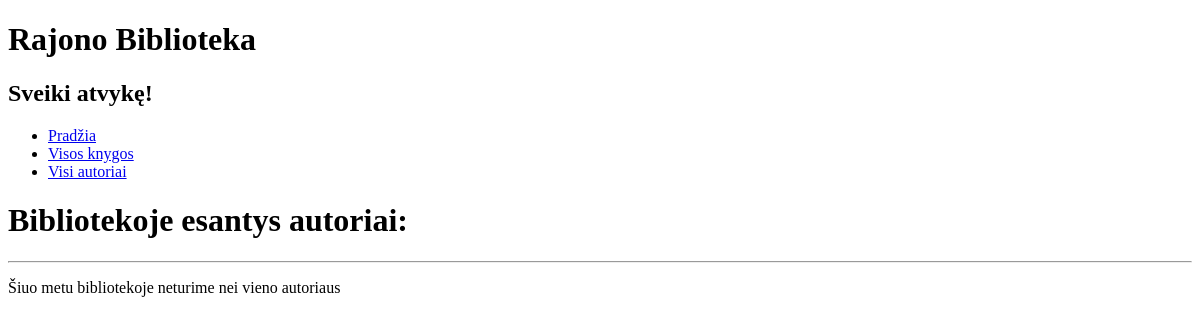
Page /biblioteka/autoriai/ on the earlier database version.
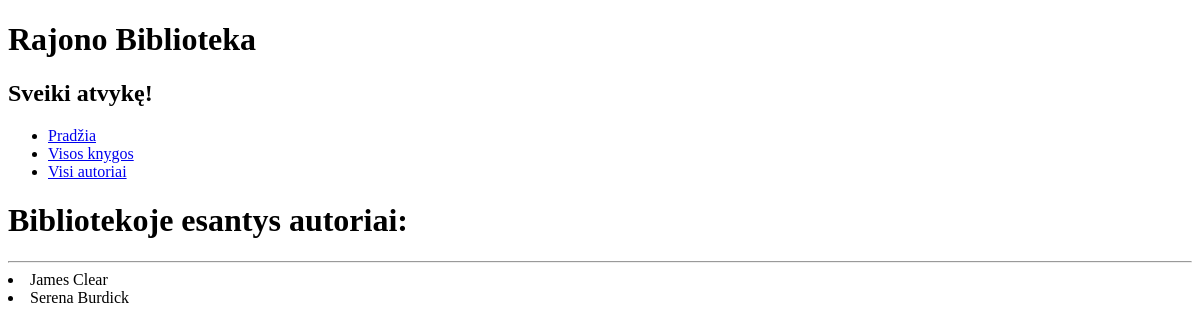
Same page on the later database version.
### biblioteka/models.py (models this page shows)
class Autorius(models.Model):
    autoriaus_v = models.CharField('Vardas', max_length=30)
    autoriaus_p = models.CharField('Pavardė', max_length=30)
    def parodyti_knygas(self):
        return ', '.join(knyga.pavadinimas for knyga in self.knygos.all()[:3])
    parodyti_knygas.short_description = 'Knygos'
    def __str__(self):
        return (f"{self.autoriaus_v} {self.autoriaus_p}")
    class Meta:
        verbose_name = 'Autorius'
        verbose_name_plural = 'Autoriai'

### biblioteka/views.py (the view)
# urls.py: path('autoriai/', views.AutoriaiListView.as_view(), name='autoriai'),
class AutoriaiListView(generic.ListView):
    model = Autorius
    template_name = "autoriai.html"
    context_object_name = "autoriai"

### biblioteka/templates/autoriai.html (shortened to what this page needs)
{% extends "base.html" %}
{% block content %}
<h1>Bibliotekoje esantys autoriai:</h1>
<hr>
{% if autoriai %}
{% for autorius in autoriai %}
<li>{{ autorius }}</li>
{% endfor %}
{% else %}
<p>Šiuo metu bibliotekoje neturime nei vieno autoriaus</p>
{% endif %}
{% endblock %}

Differences in the rows shown:
added Autorius: autoriaus_v+autoriaus_p "James Clear"
added Autorius: autoriaus_v+autoriaus_p "Serena Burdick"
Other differences:
text no longer shown: "Šiuo metu bibliotekoje neturime nei vieno autoriaus"
